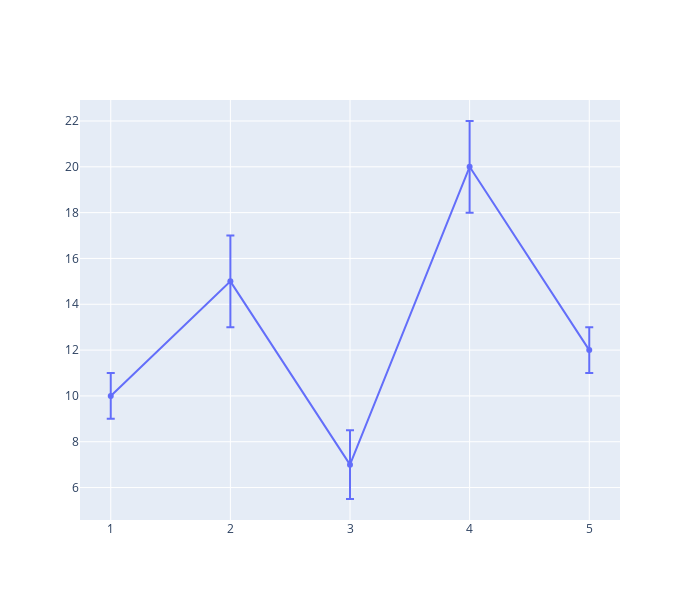

Write notebook code for a chart like this one.
### Markdown cell above
#### Plotly:

•	Strengths: Interactive error bars in line plots with hover effects, customizable error bar styles.

•	Weaknesses: Requires understanding of error bar concepts, may be overwhelming for beginners

### Code cell
#Plotly

import plotly.graph_objects as go

x = [1, 2, 3, 4, 5]
y = [10, 15, 7, 20, 12]
y_error = [1, 2, 1.5, 2, 1]

fig = go.Figure(data= go.Scatter(x=x , y=y, error_y = dict(type = 'data', array = y_error), mode = 'lines+markers'))
fig.update_layout(width=700, height=600)
fig.show()

### Figure 1 — Plotly figure (JSON) as saved in the notebook; plotly's stock layout.template omitted (floating-point values rounded to 4 significant figures)
{"data": [{"error_y": {"array": [1, 2, 1.5, 2, 1], "type": "data"}, "mode": "lines+markers", "type": "scatter", "x": [1, 2, 3, 4, 5], "y": [10, 15, 7, 20, 12]}], "layout": {"height": 600, "width": 700, "xaxis": {"autorange": true, "range": [0.7429, 5.257], "type": "linear"}, "yaxis": {"autorange": true, "range": [4.583, 22.92], "type": "linear"}}}
